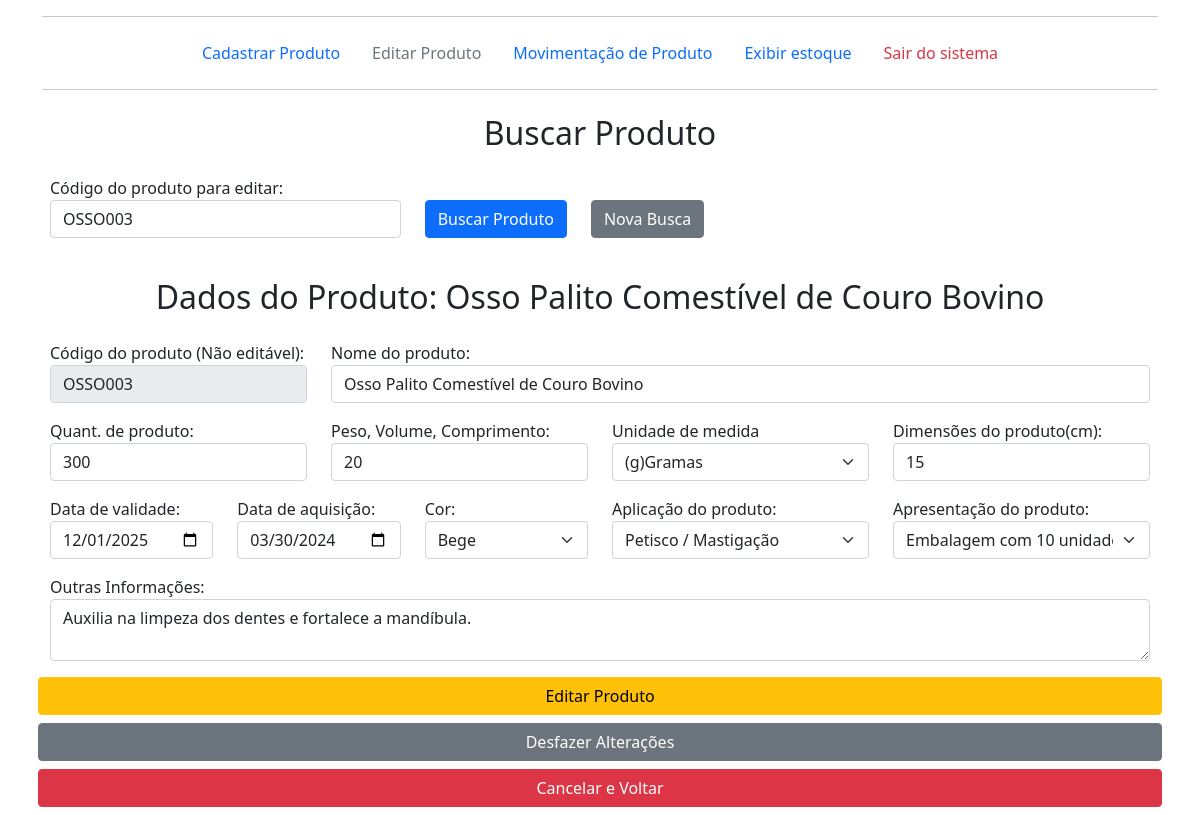
The app's page /editarproduto.php?codigo_busca=OSSO003 with its own data.
### tables this page shows
CREATE TABLE `produtos` (
    id INT AUTO_INCREMENT PRIMARY KEY,
    codigo_produto VARCHAR(50) UNIQUE NOT NULL,
    nome_produto VARCHAR(255) NOT NULL,
    quantidade INT NOT NULL,
    peso_volume_comp VARCHAR(50),
    unidade_medida VARCHAR(10),
    dimensoes VARCHAR(100),
    data_validade DATE,
    data_aquisicao DATE,
    cor VARCHAR(50),
    aplicacao VARCHAR(50),
    apresentacao VARCHAR(50),
    outras_informacoes TEXT,
    data_cadastro TIMESTAMP DEFAULT CURRENT_TIMESTAMP
);

### editarproduto.php (the view, shortened to what this page needs)
<?php
include_once 'conexao.php';
$table_name2 = "produtos";
$produto = null;
$mensagem = '';
try {
    $conn = new PDO("mysql:host=$servername;dbname=$dbname;charset=utf8", $username, $password);
    $conn->setAttribute(PDO::ATTR_ERRMODE, PDO::ERRMODE_EXCEPTION);
} catch (PDOException $e) {
    die("Erro de Conexão: " . $e->getMessage());
}
if (isset($_GET['codigo_busca']) && !empty($_GET['codigo_busca'])) {
    $codigo_busca = $_GET['codigo_busca'];
    $sql_busca = "SELECT * FROM $table_name2 WHERE codigo_produto = :codigo_busca";
    try {
        $stmt_busca = $conn->prepare($sql_busca);
        $stmt_busca->bindParam(':codigo_busca', $codigo_busca);
        $stmt_busca->execute();
        $produto = $stmt_busca->fetch(PDO::FETCH_ASSOC);
    } catch (PDOException $e) {
        $mensagem .= "<div class='alert alert-danger' role='alert'>Erro ao buscar o produto: " . $e->getMessage() . "</div>";
    }
}
?>
<!DOCTYPE html>
<html lang="pt-br">
<head>
    <link href="assets/css/bootstrap.min.css" rel="stylesheet">
</head>
<body>
    <div class="container">
        <div class="menuprincipal">
            <hr>
            <ul class="nav justify-content-center">
                <li class="nav-item">
                    <a class="nav-link" href="cadastrarproduto.html">Cadastrar Produto</a>
                </li>
                <li class="nav-item">
                    <a class="nav-link disabled" href="editarproduto.php">Editar Produto</a>
                </li>
                <li class="nav-item">
                    <a class="nav-link" href="movimentacaoproduto.php">Movimentação de Produto</a>
                </li>
                <li class="nav-item">
                    <a class="nav-link" href="exibirestoque.php">Exibir estoque</a>
                </li>
                <li class="nav-item">
                    <a class="nav-link link-danger" href="sairdosistema.php">Sair do sistema</a>
                </li>
            </ul>
            <hr>
        </div>
        <form action="editarproduto.php" method="get" class="mb-4">
            <div class="row p-2 text-center">
                <h2>Buscar Produto</h2>
            </div>
            <div class="row p-2 align-items-end">
                <div class="col-4">
                    Código do produto para editar:
                    <input type="text" name="codigo_busca" id="codigo_busca" placeholder="Digite o código" class="form-control" required value="<?php echo htmlspecialchars($_GET['codigo_busca'] ?? ''); ?>">
                </div>
                <div class="col-auto">
                    <input type="submit" value="Buscar Produto" class="btn btn-primary">
                </div>
                <div class="col-auto">
                    <a href="editarproduto.php" class="btn btn-secondary">Nova Busca</a>
                </div>
            </div>
        </form>
        <?php if ($produto): ?>
        <form action="editarproduto.php" id="editarproduto" name="editarproduto" method="post">
            <div class="row p-2 text-center">
                <h2>Dados do Produto: <?php echo htmlspecialchars($produto['nome_produto']); ?></h2>
            </div>
            <div class="row p-2">
                <div class="col-3">
                    Código do produto (Não editável):<input type="text" value="<?php echo htmlspecialchars($produto['codigo_produto']); ?>" class="form-control" disabled>
                </div>
                <div class="col">
                    Nome do produto:<input type="text" name="prodnome" id="prodnome" placeholder="Digite o nome do produto" class="form-control" required value="<?php echo htmlspecialchars($produto['nome_produto']); ?>">
                </div>
            </div>
            <div class="row p-2">
                <div class="col">
                    Quant. de produto:<input type="number" name="prodqt" id="prodqt" placeholder="Digite a quantidade" class="form-control" required value="<?php echo htmlspecialchars($produto['quantidade']); ?>">
                </div>
                <div class="col">
                    Peso, Volume, Comprimento:<input type="text" name="prodmed" id="prodmed" placeholder="Ex: 500" class="form-control" required value="<?php echo htmlspecialchars($produto['peso_volume_comp']); ?>">
                </div>
                <div class="col">
                    Unidade de medida
                    <select id="produnmed" name="produnmed" class="form-select" required>
                        <?php $unidade_atual = $produto['unidade_medida']; ?>
                        <option value="g" <?php echo ($unidade_atual == 'g') ? 'selected' : ''; ?>>(g)Gramas</option>
                    </select>
                </div>
                <div class="col">
                    Dimensões do produto(cm):
                    <input type="text" name="proddim" id="proddim" placeholder="comp. x largura x altura" class="form-control" required value="<?php echo htmlspecialchars($produto['dimensoes']); ?>">
                </div>
            </div>
                <div class="row p-2">
                <div class="col-2">
                    Data de validade:<input type="date" name="prodvalid" id="prodvalid" class="form-control" value="<?php echo htmlspecialchars($produto['data_validade']); ?>">
                </div>
                <div class="col-2">
                    Data de aquisição:<input type="date" name="prodaquisicao" id="prodaquisicao" class="form-control" required value="<?php echo htmlspecialchars($produto['data_aquisicao']); ?>">
                </div>
                <div class="col-2">
                    Cor:
                    <select id="prodcor" name="prodcor" class="form-select" required>
                        <?php $cor_atual = $produto['cor']; ?>
                        <option value="Bege" <?php echo ($cor_atual == 'Bege') ? 'selected' : ''; ?>>Bege</option>
                    </select>
                </div>
                <div class="col-3">
                    Aplicação do produto:
                    <select id="prodapli" name="prodapli" class="form-select" required>
                        <?php $apli_atual = $produto['aplicacao']; ?>
                        <option value="<?php echo htmlspecialchars($apli_atual); ?>" selected><?php echo htmlspecialchars($apli_atual); ?></option>
                    </select>
                </div>
                 <div class="col">
                    Apresentação do produto:
                    <select id="prodapre" name="prodapre" class="form-select" required>
                        <?php $apre_atual = $produto['apresentacao']; ?>
                        <option value="Embalagem com 10 unidades" <?php echo ($apre_atual == 'Embalagem com 10 unidades') ? 'selected' : ''; ?>>Embalagem com 10 unidades</option>
                    </select>
                </div>
            </div>
            <div class="row p-2">
                <div class="col">
                    Outras Informações:
                    <textarea class="form-control" id="prodout" name="prodout" placeholder="Digite aqui mais descrições sobre o produto"><?php echo htmlspecialchars($produto['outras_informacoes']); ?></textarea>
                </div>
            </div>
            <div class="row p-2">
                <input type="submit" name="atualizar" id="atualizar" value="Editar Produto" class="btn btn-warning">
                <input type="reset" name="cancelar" id="cancelar" value="Desfazer Alterações" class="btn btn-secondary mt-2">
                <a href="editarproduto.php" class="btn btn-danger mt-2">Cancelar e Voltar</a>
            </div>
        </form>
        <?php endif; ?>
    </div>
</body>
</html>

### records on screen
produtos: nome_produto "Osso Palito Comestível de Couro Bovino", codigo_produto "OSSO003", prodnome "Osso Palito Comestível de Couro Bovino", prodqt "300", prodmed "20", proddim "15", prodvalid "12/01/2025", prodaquisicao "03/30/2024", prodcor "Bege", prodapli "Petisco / Mastigação", prodapre "Embalagem com 10 unidades", prodout "Auxilia na limpeza dos dentes e fortalece a mandíbula."
